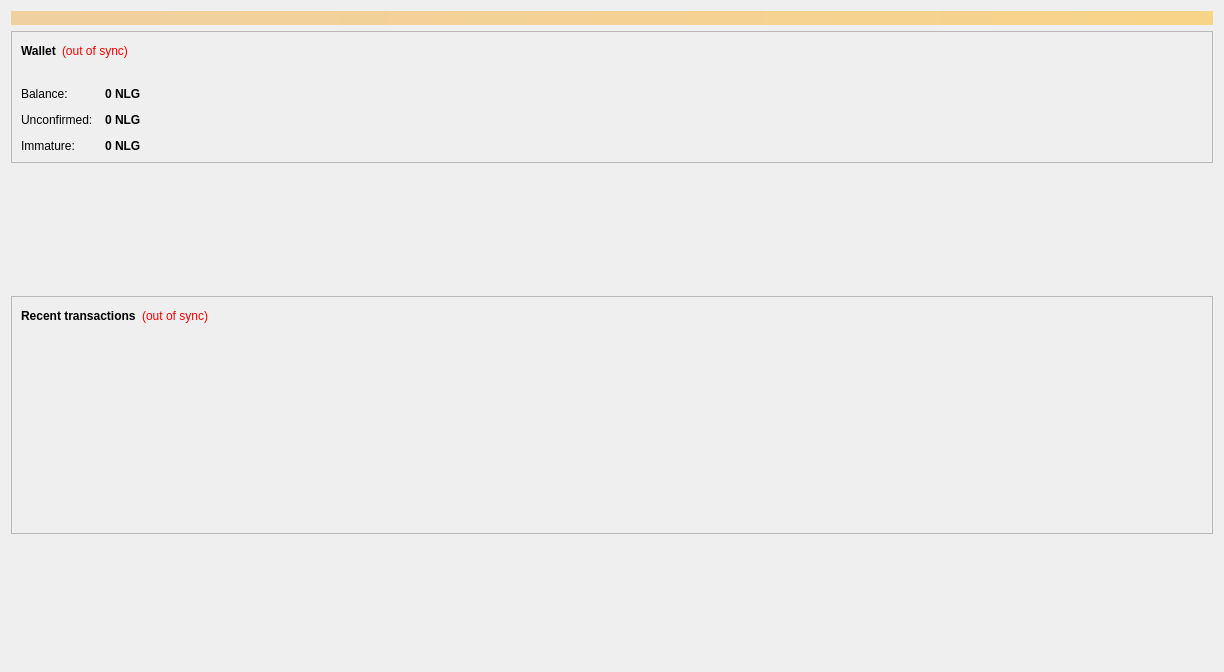
<?xml version="1.0" encoding="UTF-8"?>
<ui version="4.0">
 <class>OverviewPage</class>
 <widget class="QWidget" name="OverviewPage">
  <property name="geometry">
   <rect>
    <x>0</x>
    <y>0</y>
    <width>1224</width>
    <height>672</height>
   </rect>
  </property>
  <property name="windowTitle">
   <string>Form</string>
  </property>
  <layout class="QVBoxLayout" name="topLayout">
   <item>
    <widget class="QLabel" name="labelAlerts">
     <property name="visible">
      <bool>false</bool>
     </property>
     <property name="styleSheet">
      <string notr="true">background-color: qlineargradient(x1: 0, y1: 0, x2: 1, y2: 0, stop:0 #F0D0A0, stop:1 #F8D488); color:#000000;</string>
     </property>
     <property name="wordWrap">
      <bool>true</bool>
     </property>
     <property name="margin">
      <number>3</number>
     </property>
    </widget>
   </item>
   <item>
    <layout class="QHBoxLayout" name="horizontalLayout" stretch="1,0">
     <item>
      <layout class="QVBoxLayout" name="verticalLayout_2">
       <item>
        <widget class="QFrame" name="frame">
         <property name="frameShape">
          <enum>QFrame::StyledPanel</enum>
         </property>
         <property name="frameShadow">
          <enum>QFrame::Raised</enum>
         </property>
         <layout class="QVBoxLayout" name="verticalLayout_4">
          <item>
           <layout class="QHBoxLayout" name="horizontalLayout_4">
            <item>
             <widget class="QLabel" name="label_5">
              <property name="font">
               <font>
                <weight>75</weight>
                <bold>true</bold>
               </font>
              </property>
              <property name="text">
               <string>Wallet</string>
              </property>
             </widget>
            </item>
            <item>
             <widget class="QLabel" name="labelWalletStatus">
              <property name="toolTip">
               <string>The displayed information may be out of date. Your wallet automatically synchronizes with the Guldencoin network after a connection is established, but this process has not completed yet.</string>
              </property>
              <property name="styleSheet">
               <string notr="true">QLabel { color: red; }</string>
              </property>
              <property name="text">
               <string notr="true">(out of sync)</string>
              </property>
              <property name="alignment">
               <set>Qt::AlignLeading|Qt::AlignLeft|Qt::AlignVCenter</set>
              </property>
             </widget>
            </item>
            <item>
             <spacer name="horizontalSpacer_2">
              <property name="orientation">
               <enum>Qt::Horizontal</enum>
              </property>
              <property name="sizeHint" stdset="0">
               <size>
                <width>40</width>
                <height>20</height>
               </size>
              </property>
             </spacer>
            </item>
           </layout>
          </item>
          <item alignment="Qt::AlignHCenter">
           <widget class="QLabel" name="label_2">
            <property name="text">
             <string/>
            </property>
            <property name="pixmap">
             <pixmap resource="../bitcoin.qrc">:/images/gmclogo</pixmap>
            </property>
           </widget>
          </item>
          <item>
           <layout class="QFormLayout" name="formLayout_2">
            <property name="fieldGrowthPolicy">
             <enum>QFormLayout::AllNonFixedFieldsGrow</enum>
            </property>
            <property name="horizontalSpacing">
             <number>12</number>
            </property>
            <property name="verticalSpacing">
             <number>12</number>
            </property>
            <item row="1" column="0">
             <widget class="QLabel" name="label">
              <property name="text">
               <string>Balance:</string>
              </property>
             </widget>
            </item>
            <item row="1" column="1">
             <widget class="QLabel" name="labelBalance">
              <property name="font">
               <font>
                <weight>75</weight>
                <bold>true</bold>
               </font>
              </property>
              <property name="cursor">
               <cursorShape>IBeamCursor</cursorShape>
              </property>
              <property name="toolTip">
               <string>Your current balance</string>
              </property>
              <property name="text">
               <string notr="true">0 NLG</string>
              </property>
              <property name="textInteractionFlags">
               <set>Qt::LinksAccessibleByMouse|Qt::TextSelectableByKeyboard|Qt::TextSelectableByMouse</set>
              </property>
             </widget>
            </item>
            <item row="2" column="0">
             <widget class="QLabel" name="label_3">
              <property name="text">
               <string>Unconfirmed:</string>
              </property>
             </widget>
            </item>
            <item row="2" column="1">
             <widget class="QLabel" name="labelUnconfirmed">
              <property name="font">
               <font>
                <weight>75</weight>
                <bold>true</bold>
               </font>
              </property>
              <property name="cursor">
               <cursorShape>IBeamCursor</cursorShape>
              </property>
              <property name="toolTip">
               <string>Total of transactions that have yet to be confirmed, and do not yet count toward the current balance</string>
              </property>
              <property name="text">
               <string notr="true">0 NLG</string>
              </property>
              <property name="textInteractionFlags">
               <set>Qt::LinksAccessibleByMouse|Qt::TextSelectableByKeyboard|Qt::TextSelectableByMouse</set>
              </property>
             </widget>
            </item>
            <item row="3" column="0">
             <widget class="QLabel" name="labelImmatureText">
              <property name="text">
               <string>Immature:</string>
              </property>
             </widget>
            </item>
            <item row="3" column="1">
             <widget class="QLabel" name="labelImmature">
              <property name="font">
               <font>
                <weight>75</weight>
                <bold>true</bold>
               </font>
              </property>
              <property name="toolTip">
               <string>Mined balance that has not yet matured</string>
              </property>
              <property name="text">
               <string notr="true">0 NLG</string>
              </property>
              <property name="textInteractionFlags">
               <set>Qt::LinksAccessibleByMouse|Qt::TextSelectableByKeyboard|Qt::TextSelectableByMouse</set>
              </property>
             </widget>
            </item>
           </layout>
          </item>
         </layout>
        </widget>
       </item>
       <item>
        <spacer name="verticalSpacer_2">
         <property name="orientation">
          <enum>Qt::Vertical</enum>
         </property>
         <property name="sizeHint" stdset="0">
          <size>
           <width>20</width>
           <height>40</height>
          </size>
         </property>
        </spacer>
       </item>
       <item>
        <widget class="QFrame" name="frame_2">
         <property name="frameShape">
          <enum>QFrame::StyledPanel</enum>
         </property>
         <property name="frameShadow">
          <enum>QFrame::Raised</enum>
         </property>
         <layout class="QVBoxLayout" name="verticalLayout">
          <item>
           <layout class="QHBoxLayout" name="horizontalLayout_2">
            <item>
             <widget class="QLabel" name="label_4">
              <property name="text">
               <string>&lt;b&gt;Recent transactions&lt;/b&gt;</string>
              </property>
             </widget>
            </item>
            <item>
             <widget class="QLabel" name="labelTransactionsStatus">
              <property name="toolTip">
               <string>The displayed information may be out of date. Your wallet automatically synchronizes with the Guldencoin network after a connection is established, but this process has not completed yet.</string>
              </property>
              <property name="styleSheet">
               <string notr="true">QLabel { color: red; }</string>
              </property>
              <property name="text">
               <string notr="true">(out of sync)</string>
              </property>
              <property name="alignment">
               <set>Qt::AlignRight|Qt::AlignTrailing|Qt::AlignVCenter</set>
              </property>
             </widget>
            </item>
            <item>
             <spacer name="horizontalSpacer">
              <property name="orientation">
               <enum>Qt::Horizontal</enum>
              </property>
              <property name="sizeHint" stdset="0">
               <size>
                <width>40</width>
                <height>20</height>
               </size>
              </property>
             </spacer>
            </item>
           </layout>
          </item>
          <item>
           <widget class="QListView" name="listTransactions">
            <property name="styleSheet">
             <string notr="true">QListView { background: transparent; }</string>
            </property>
            <property name="frameShape">
             <enum>QFrame::NoFrame</enum>
            </property>
            <property name="verticalScrollBarPolicy">
             <enum>Qt::ScrollBarAlwaysOff</enum>
            </property>
            <property name="horizontalScrollBarPolicy">
             <enum>Qt::ScrollBarAlwaysOff</enum>
            </property>
            <property name="selectionMode">
             <enum>QAbstractItemView::NoSelection</enum>
            </property>
           </widget>
          </item>
         </layout>
        </widget>
       </item>
       <item>
        <spacer name="verticalSpacer">
         <property name="orientation">
          <enum>Qt::Vertical</enum>
         </property>
         <property name="sizeHint" stdset="0">
          <size>
           <width>20</width>
           <height>40</height>
          </size>
         </property>
        </spacer>
       </item>
      </layout>
     </item>
     <item>
      <layout class="QVBoxLayout" name="verticalLayout_3"/>
     </item>
    </layout>
   </item>
  </layout>
 </widget>
 <resources>
  <include location="../bitcoin.qrc"/>
 </resources>
 <connections/>
</ui>
